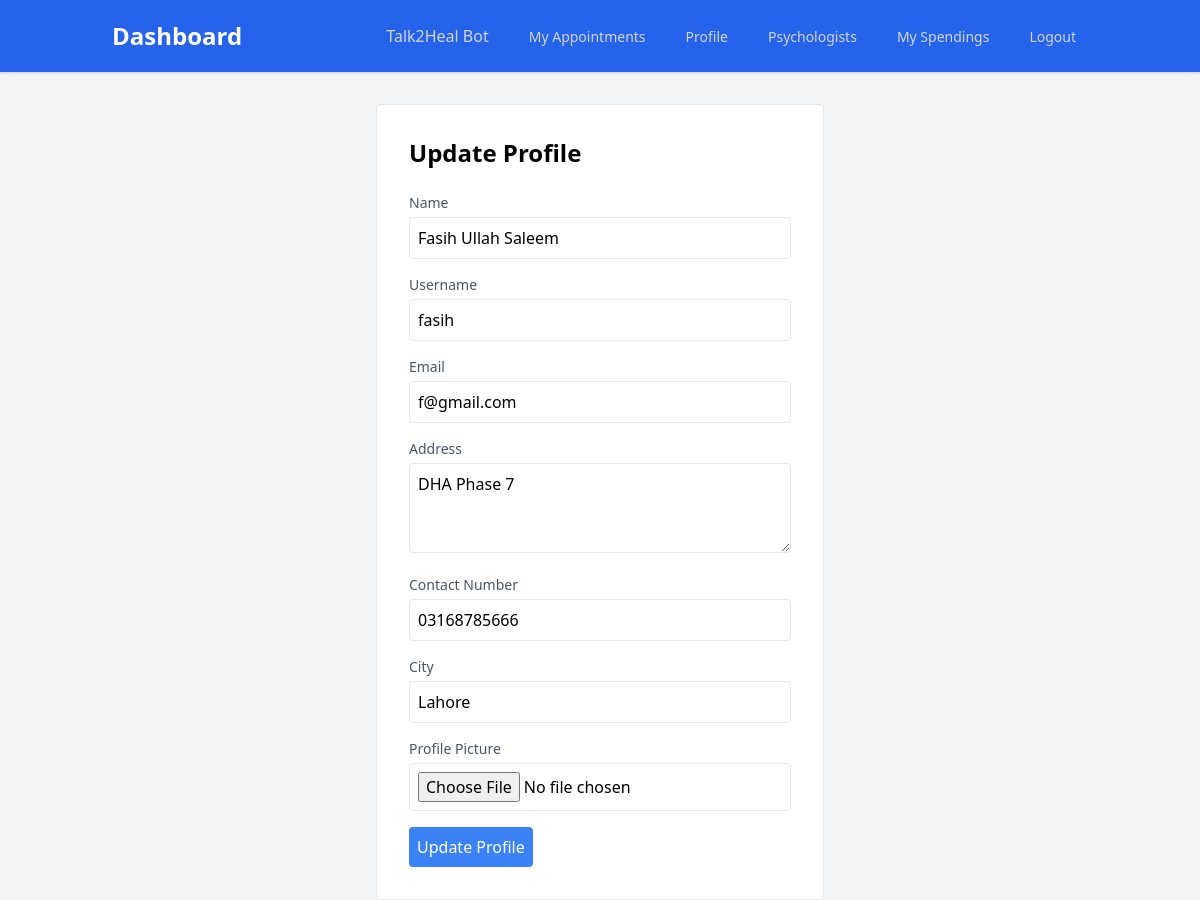
The page /patient/1/update/ on the database its author committed.
### talk2heal/models.py (models this page shows, shortened)
class Patient(models.Model):
    username = models.CharField(max_length=255, default='')
    email = models.EmailField(max_length=255, default='')
    password = models.CharField(max_length=255, default='')
    name = models.CharField(max_length=255, default='')
    profile_picture =     profile_picture = CloudinaryField('image', null=True, blank=True)
    contact_number = models.CharField(max_length=15, default='')
    address = models.TextField(default='')
    city = models.CharField(max_length=255, default='')
    groups = models.ManyToManyField(
        'auth.Group',
        related_name='patients',
        blank=True
    )
    user_permissions = models.ManyToManyField(
        'auth.Permission',
        related_name='patients_permissions',
        blank=True
    )

### talk2heal/views.py (the view, shortened to what this page needs)
# urls.py: path('patient/<int:patient_id>/update/', update_patient_profile, name='update_patient_profile'),
def update_patient_profile(request, patient_id):
    patient = get_object_or_404(Patient, id=patient_id)
    return render(request, 'patient/update_profile.html', {'patient': patient})

### talk2heal/templates/patient/update_profile.html (shortened to what this page needs)
<!DOCTYPE html>
<html lang="en">
<head>
  <link href="https://cdn.jsdelivr.net/npm/tailwindcss@2.2.19/dist/tailwind.min.css" rel="stylesheet">
</head>
<body class="bg-gray-100">
  <nav class="bg-blue-600 shadow">
    <div class="container mx-auto px-6 py-4">
        <div class="flex justify-between items-center">
            <div>
              <a class="text-white text-2xl font-semibold" href="{% url 'psychologists_list' %}">Dashboard</a>                </div>
            <div class="hidden md:block">
                <div class="ml-10 flex items-baseline space-x-4">
                  <a href="{% url 'chat' %}" class="text-gray-300 hover:bg-gray-700 hover:text-white block px-3 py-2 rounded-md text-base font-medium">Talk2Heal Bot</a>
                    <a href="{% url 'patient_appointments' %}" class="text-gray-300 hover:bg-gray-700 hover:text-white px-3 py-2 rounded-md text-sm font-medium">My Appointments</a>
                    <a href="{% url 'patient_profile' %}" class="text-gray-300 hover:bg-gray-700 hover:text-white px-3 py-2 rounded-md text-sm font-medium">Profile</a>
                    <a href="{% url 'psychologists_list'  %}" class="text-gray-300 hover:bg-gray-700 hover:text-white px-3 py-2 rounded-md text-sm font-medium">Psychologists</a>
                    <a href="{% url 'patient_spendings' %}" class="text-gray-300 hover:bg-gray-700 hover:text-white px-3 py-2 rounded-md text-sm font-medium">My Spendings</a>
                    <a href="{% url 'patient_logout' %}" class="text-gray-300 hover:bg-gray-700 hover:text-white px-3 py-2 rounded-md text-sm font-medium">Logout</a>
                </div>
            </div>
        </div>
    </div>
</nav>
  <div class="max-w-md mx-auto mt-8 bg-white p-8 border rounded">
    <h2 class="text-2xl font-bold mb-6">Update Profile</h2>
    <form method="post" enctype="multipart/form-data" action="{% url 'update_patient_profile' patient.id %}">
      <div class="mb-4">
        <label for="name" class="block text-sm font-medium text-gray-600">Name</label>
        <input type="text" id="name" name="name" value="{{ patient.name }}"
               class="mt-1 p-2 border rounded w-full">
      </div>
      <div class="mb-4">
        <label for="username" class="block text-sm font-medium text-gray-600">Username</label>
        <input type="text" id="username" name="username" value="{{ patient.username }}"
               class="mt-1 p-2 border rounded w-full">
      </div>
      <div class="mb-4">
        <label for="email" class="block text-sm font-medium text-gray-600">Email</label>
        <input type="email" id="email" name="email" value="{{ patient.email }}"
               class="mt-1 p-2 border rounded w-full">
      </div>
      <div class="mb-4">
        <label for="address" class="block text-sm font-medium text-gray-600">Address</label>
        <textarea id="address" name="address" class="mt-1 p-2 border rounded w-full"
                  rows="3">{{ patient.address }}</textarea>
      </div>
      <div class="mb-4">
        <label for="contact_number" class="block text-sm font-medium text-gray-600">Contact Number</label>
        <input type="text" id="contact_number" name="contact_number" value="{{ patient.contact_number }}"
               class="mt-1 p-2 border rounded w-full">
      </div>
        <div class="mb-4">
            <label for="city" class="block text-sm font-medium text-gray-600">City</label>
            <input type="text" id="city" name="city" value="{{ patient.city }}"
                 class="mt-1 p-2 border rounded w-full">
        </div>
      <div class="mb-4">
        <label for="profile_picture" class="block text-sm font-medium text-gray-600">Profile Picture</label>
        <input type="file" id="profile_picture" name="profile_picture" accept="image/*"
               class="mt-1 p-2 border rounded w-full">
      </div>
      <button type="submit" class="bg-blue-500 text-white p-2 rounded">Update Profile</button>
    </form>
  </div>
</body>
</html>

### rows shown on the page
Patient: name "Fasih Ullah Saleem", username "fasih", email "f@gmail.com", address "DHA Phase 7", contact_number "03168785666", city "Lahore"
